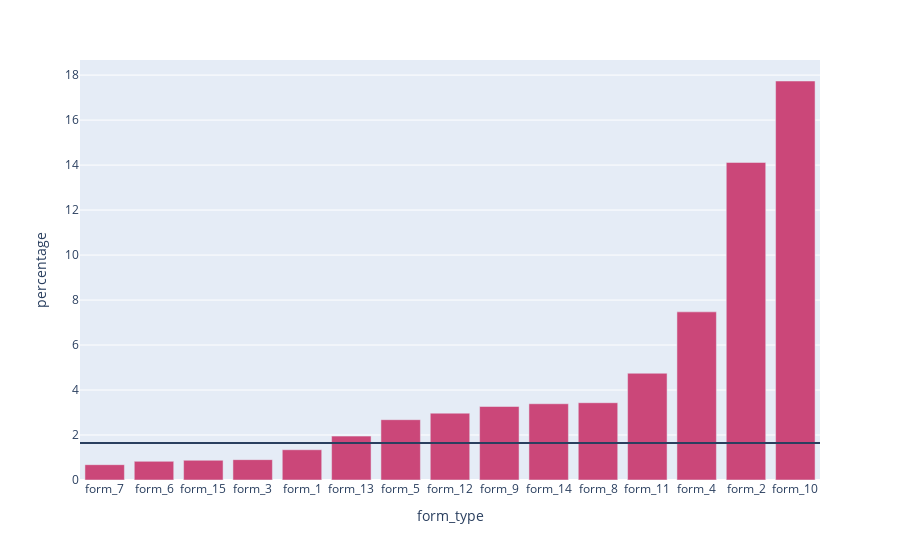

Notebook source saved alongside this figure:
### Code cell
df_forms = df_lead_data.groupby(df_lead_data['form_type'])['buy'].value_counts(normalize=True).mul(100).rename('percentage').reset_index()
fig_form_type = px.bar(df_forms[df_forms['buy'] == 1], x='form_type', y='percentage', color='buy')
fig_form_type.update(layout_coloraxis_showscale=False)
fig_form_type.update_layout(xaxis={'categoryorder': 'total ascending'})
fig_form_type.add_hline(y=buy_pct)
fig_form_type.show()

### Figure 1 — Plotly figure (JSON) as saved in the notebook; plotly's stock layout.template omitted (floating-point values rounded to 4 significant figures)
{"data": [{"alignmentgroup": "True", "hovertemplate": "form_type=%{x}<br>percentage=%{y}<br>buy=%{marker.color}<extra></extra>", "legendgroup": "", "marker": {"color": [1, 1, 1, 1, 1, 1, 1, 1, 1, 1, 1, 1, 1, 1, 1], "coloraxis": "coloraxis", "pattern": {"shape": ""}}, "name": "", "offsetgroup": "", "orientation": "v", "showlegend": false, "textposition": "auto", "type": "bar", "x": ["form_1", "form_10", "form_11", "form_12", "form_13", "form_14", "form_15", "form_2", "form_3", "form_4", "form_5", "form_6", "form_7", "form_8", "form_9"], "xaxis": "x", "y": [1.345, 17.74, 4.746, 2.971, 1.951, 3.39, 0.8772, 14.12, 0.9049, 7.475, 2.681, 0.8296, 0.6811, 3.435, 3.268], "yaxis": "y"}], "layout": {"barmode": "relative", "coloraxis": {"colorbar": {"title": {"text": "buy"}}, "colorscale": [[0, "#0d0887"], [0.1111, "#46039f"], [0.2222, "#7201a8"], [0.3333, "#9c179e"], [0.4444, "#bd3786"], [0.5556, "#d8576b"], [0.6667, "#ed7953"], [0.7778, "#fb9f3a"], [0.8889, "#fdca26"], [1, "#f0f921"]], "showscale": false}, "legend": {"tracegroupgap": 0}, "margin": {"t": 60}, "shapes": [{"type": "line", "x0": 0, "x1": 1, "xref": "x domain", "y0": 1.64, "y1": 1.64, "yref": "y"}], "xaxis": {"anchor": "y", "categoryorder": "total ascending", "domain": [0, 1], "title": {"text": "form_type"}}, "yaxis": {"anchor": "x", "domain": [0, 1], "title": {"text": "percentage"}}}}
